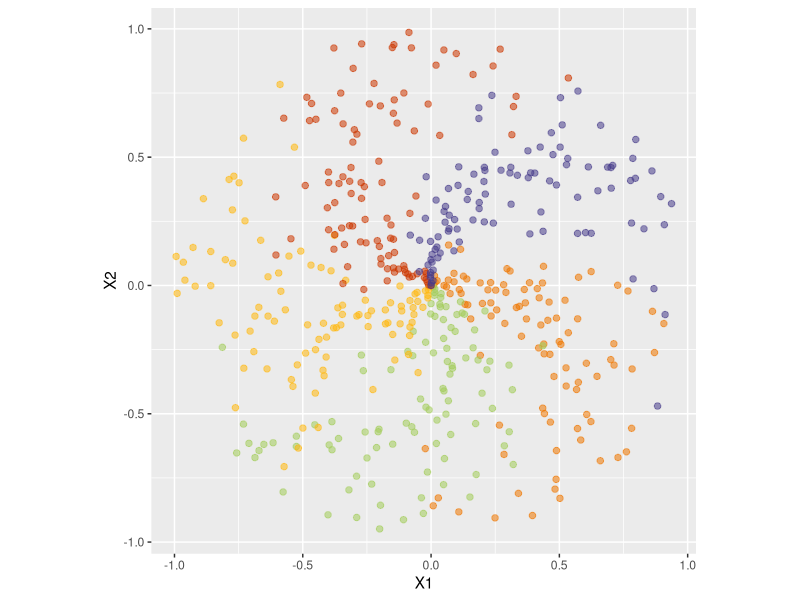

Here is the R script that generated this plot:
## ---- chunk 1
knitr::opts_chunk$set(
  collapse = TRUE,
  comment = "#>"
)
## ---- chunk 2
#library(bis557)
library(ggplot2)
## ---- chunk 3
# number of categories
K <- 5
# number of points for each class
N <- 100 
# initialize X and y
X <- matrix(0, nrow = 0, ncol = 2)
y <- c()

# simulate dataset
set.seed(2020)
for (i in 1:K) {
  r <- seq(0, 1, length.out = N)
  t <- seq(i*2*pi/5, (i+1)*2*pi/5, length.out = N) + 
    rnorm(N, sd = 0.35) # add some noise
  X <- rbind(X, cbind(r*sin(t), r*cos(t)))
  y <- c(y, rep(i, N))
}

df <- as.data.frame(cbind(X, y))

# set plot images to a nice size.
# options(repr.plot.width = 15, repr.plot.height = 15)

ggplot(df, aes(x = df[,1], y = df[,2])) + 
  geom_point(aes(color = as.factor(y), alpha = 0.9), size = 3, pch = 20) +
  scale_color_manual(values=c("darkorange2", "darkolivegreen3", "darkgoldenrod1", "orangered3", "darkslateblue")) +
  theme(legend.position = "none") +
  labs(x = "X1", y = "X2") +
  coord_fixed()
